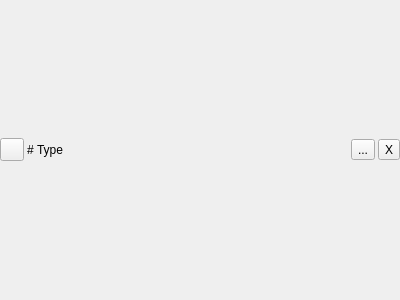
<?xml version="1.0" encoding="UTF-8"?>
<ui version="4.0">
 <class>IECFoudnryDriveRowWidget</class>
 <widget class="QWidget" name="IECFoudnryDriveRowWidget">
  <property name="geometry">
   <rect>
    <x>0</x>
    <y>0</y>
    <width>400</width>
    <height>300</height>
   </rect>
  </property>
  <property name="windowTitle">
   <string>Form</string>
  </property>
  <layout class="QHBoxLayout" name="horizontalLayout">
   <property name="spacing">
    <number>3</number>
   </property>
   <property name="leftMargin">
    <number>0</number>
   </property>
   <property name="topMargin">
    <number>0</number>
   </property>
   <property name="rightMargin">
    <number>0</number>
   </property>
   <property name="bottomMargin">
    <number>0</number>
   </property>
   <item>
    <widget class="QToolButton" name="toolButton_Power">
     <property name="toolTip">
      <string>Power On/Off the Device</string>
     </property>
     <property name="text">
      <string/>
     </property>
     <property name="icon">
      <iconset resource="../../Resources/C64Foundry.qrc">
       <normaloff>:/Icons/PowerOff.svg</normaloff>
       <normalon>:/Icons/PowerOn.svg</normalon>:/Icons/PowerOff.svg</iconset>
     </property>
     <property name="checkable">
      <bool>true</bool>
     </property>
     <property name="arrowType">
      <enum>Qt::ArrowType::NoArrow</enum>
     </property>
    </widget>
   </item>
   <item>
    <widget class="QLabel" name="label_DeviceNumber">
     <property name="text">
      <string>#</string>
     </property>
    </widget>
   </item>
   <item>
    <widget class="QLabel" name="label_DeviceType">
     <property name="text">
      <string>Type</string>
     </property>
    </widget>
   </item>
   <item>
    <spacer name="horizontalSpacer">
     <property name="orientation">
      <enum>Qt::Orientation::Horizontal</enum>
     </property>
     <property name="sizeHint" stdset="0">
      <size>
       <width>40</width>
       <height>20</height>
      </size>
     </property>
    </spacer>
   </item>
   <item>
    <widget class="IECOperationStatusWidget" name="widget_OperationStatus" native="true"/>
   </item>
   <item>
    <widget class="QToolButton" name="toolButton_Settings">
     <property name="text">
      <string>...</string>
     </property>
    </widget>
   </item>
   <item>
    <widget class="QToolButton" name="toolButton_Remove">
     <property name="text">
      <string>X</string>
     </property>
    </widget>
   </item>
  </layout>
 </widget>
 <customwidgets>
  <customwidget>
   <class>IECOperationStatusWidget</class>
   <extends>QWidget</extends>
   <header>Gui/IEC/IECOperationStatusWidget.h</header>
   <container>1</container>
  </customwidget>
 </customwidgets>
 <resources>
  <include location="../../Resources/C64Foundry.qrc"/>
 </resources>
 <connections/>
</ui>
